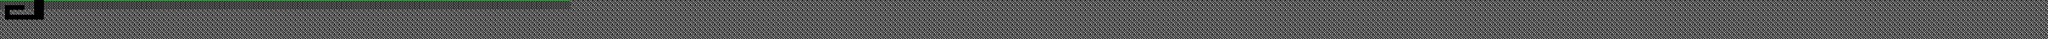

Below is a game level as drawn by its tile map, then a one-line description and the .tmx file that defines it, in full:
An orthogonal 420x8 tile map with 16x16 px tiles, 1 tile layer (Tile Layer 1) and 1 object.

<map version="1.10" tiledversion="1.11.0" orientation="orthogonal" renderorder="right-down" width="420" height="8" tilewidth="16" tileheight="16" infinite="0" nextlayerid="2" nextobjectid="1">
 <editorsettings>
  <export target="groundTiles.json" format="json" />
 </editorsettings>
 <tileset firstgid="1" name="Blocks" tilewidth="16" tileheight="16" tilecount="8" columns="4">
  <image source="Blocks.png" width="64" height="32" />
  <tile id="0">
   <objectgroup draworder="index" id="3">
    <object id="2" x="0" y="0" width="16" height="16" />
   </objectgroup>
  </tile>
 </tileset>
 <layer id="1" name="Tile Layer 1" width="420" height="8">
  <data encoding="csv">
1,1,1,1,1,1,1,0,0,1,1,1,1,1,1,1,1,1,1,1,1,1,1,1,1,1,1,1,1,1,1,1,1,1,1,1,1,1,1,1,1,1,1,1,1,1,1,1,1,1,1,1,1,1,1,1,1,1,1,1,1,1,1,1,1,1,1,1,1,1,1,1,1,1,1,1,1,1,1,1,1,1,1,1,1,1,1,1,1,1,1,1,1,1,1,1,1,1,1,1,1,1,1,1,1,1,1,1,1,1,1,1,1,1,1,1,1,3,3,3,3,3,3,3,3,3,3,3,3,3,3,3,3,3,3,3,3,3,3,3,3,3,3,3,3,3,3,3,3,3,3,3,3,3,3,3,3,3,3,3,3,3,3,3,3,3,3,3,3,3,3,3,3,3,3,3,3,3,3,3,3,3,3,3,3,3,3,3,3,3,3,3,3,3,3,3,3,3,3,3,3,3,3,3,3,3,3,3,3,3,3,3,3,3,3,3,3,3,3,3,3,3,3,3,3,3,3,3,3,3,3,3,3,3,3,3,3,3,3,3,3,3,3,3,3,3,3,3,3,3,3,3,3,3,3,3,3,3,3,3,3,3,3,3,3,3,3,3,3,3,3,3,3,3,3,3,3,3,3,3,3,3,3,3,3,3,3,3,3,3,3,3,3,3,3,3,3,3,3,3,3,3,3,3,3,3,3,3,3,3,3,3,3,3,3,3,3,3,3,3,3,3,3,3,3,3,3,3,3,3,3,3,3,3,3,3,3,3,3,3,3,3,3,3,3,3,3,3,3,3,3,3,3,3,3,3,3,3,3,3,3,3,3,3,3,3,3,3,3,3,3,3,3,3,3,3,3,3,3,3,3,3,3,3,3,3,3,3,3,3,3,3,3,3,3,3,3,3,3,3,3,3,3,3,3,3,3,3,3,3,3,3,3,3,3,3,3,3,3,3,
5,0,0,0,0,5,5,0,0,5,5,5,5,5,5,5,5,5,5,5,5,5,5,5,5,5,5,5,5,5,5,5,5,5,5,5,5,5,5,5,5,5,5,5,5,5,5,5,5,5,5,5,5,5,5,5,5,5,5,5,5,5,5,5,5,5,5,5,5,5,5,5,5,5,5,5,5,5,5,5,5,5,5,5,5,5,5,5,5,5,5,5,5,5,5,5,5,5,5,5,5,5,5,5,5,5,5,5,5,5,5,5,5,5,5,5,5,3,3,3,3,3,3,3,3,3,3,3,3,3,3,3,3,3,3,3,3,3,3,3,3,3,3,3,3,3,3,3,3,3,3,3,3,3,3,3,3,3,3,3,3,3,3,3,3,3,3,3,3,3,3,3,3,3,3,3,3,3,3,3,3,3,3,3,3,3,3,3,3,3,3,3,3,3,3,3,3,3,3,3,3,3,3,3,3,3,3,3,3,3,3,3,3,3,3,3,3,3,3,3,3,3,3,3,3,3,3,3,3,3,3,3,3,3,3,3,3,3,3,3,3,3,3,3,3,3,3,3,3,3,3,3,3,3,3,3,3,3,3,3,3,3,3,3,3,3,3,3,3,3,3,3,3,3,3,3,3,3,3,3,3,3,3,3,3,3,3,3,3,3,3,3,3,3,3,3,3,3,3,3,3,3,3,3,3,3,3,3,3,3,3,3,3,3,3,3,3,3,3,3,3,3,3,3,3,3,3,3,3,3,3,3,3,3,3,3,3,3,3,3,3,3,3,3,3,3,3,3,3,3,3,3,3,3,3,3,3,3,3,3,3,3,3,3,3,3,3,3,3,3,3,3,3,3,3,3,3,3,3,3,3,3,3,3,3,3,3,3,3,3,3,3,3,3,3,3,3,3,3,3,3,3,3,3,3,3,3,3,3,3,3,3,3,3,3,3,3,3,3,3,
3,0,3,3,3,3,3,0,0,3,3,3,3,3,3,3,3,3,3,3,3,3,3,3,3,3,3,3,3,3,3,3,3,3,3,3,3,3,3,3,3,3,3,3,3,3,3,3,3,3,3,3,3,3,3,3,3,3,3,3,3,3,3,3,3,3,3,3,3,3,3,3,3,3,3,3,3,3,3,3,3,3,3,3,3,3,3,3,3,3,3,3,3,3,3,3,3,3,3,3,3,3,3,3,3,3,3,3,3,3,3,3,3,3,3,3,3,3,3,3,3,3,3,3,3,3,3,3,3,3,3,3,3,3,3,3,3,3,3,3,3,3,3,3,3,3,3,3,3,3,3,3,3,3,3,3,3,3,3,3,3,3,3,3,3,3,3,3,3,3,3,3,3,3,3,3,3,3,3,3,3,3,3,3,3,3,3,3,3,3,3,3,3,3,3,3,3,3,3,3,3,3,3,3,3,3,3,3,3,3,3,3,3,3,3,3,3,3,3,3,3,3,3,3,3,3,3,3,3,3,3,3,3,3,3,3,3,3,3,3,3,3,3,3,3,3,3,3,3,3,3,3,3,3,3,3,3,3,3,3,3,3,3,3,3,3,3,3,3,3,3,3,3,3,3,3,3,3,3,3,3,3,3,3,3,3,3,3,3,3,3,3,3,3,3,3,3,3,3,3,3,3,3,3,3,3,3,3,3,3,3,3,3,3,3,3,3,3,3,3,3,3,3,3,3,3,3,3,3,3,3,3,3,3,3,3,3,3,3,3,3,3,3,3,3,3,3,3,3,3,3,3,3,3,3,3,3,3,3,3,3,3,3,3,3,3,3,3,3,3,3,3,3,3,3,3,3,3,3,3,3,3,3,3,3,3,3,3,3,3,3,3,3,3,3,3,3,3,3,3,3,3,3,3,3,3,3,3,3,3,3,3,3,3,3,3,3,3,3,3,
3,0,0,0,0,0,0,0,0,3,3,3,3,3,3,3,3,3,3,3,3,3,3,3,3,3,3,3,3,3,3,3,3,3,3,3,3,3,3,3,3,3,3,3,3,3,3,3,3,3,3,3,3,3,3,3,3,3,3,3,3,3,3,3,3,3,3,3,3,3,3,3,3,3,3,3,3,3,3,3,3,3,3,3,3,3,3,3,3,3,3,3,3,3,3,3,3,3,3,3,3,3,3,3,3,3,3,3,3,3,3,3,3,3,3,3,3,3,3,3,3,3,3,3,3,3,3,3,3,3,3,3,3,3,3,3,3,3,3,3,3,3,3,3,3,3,3,3,3,3,3,3,3,3,3,3,3,3,3,3,3,3,3,3,3,3,3,3,3,3,3,3,3,3,3,3,3,3,3,3,3,3,3,3,3,3,3,3,3,3,3,3,3,3,3,3,3,3,3,3,3,3,3,3,3,3,3,3,3,3,3,3,3,3,3,3,3,3,3,3,3,3,3,3,3,3,3,3,3,3,3,3,3,3,3,3,3,3,3,3,3,3,3,3,3,3,3,3,3,3,3,3,3,3,3,3,3,3,3,3,3,3,3,3,3,3,3,3,3,3,3,3,3,3,3,3,3,3,3,3,3,3,3,3,3,3,3,3,3,3,3,3,3,3,3,3,3,3,3,3,3,3,3,3,3,3,3,3,3,3,3,3,3,3,3,3,3,3,3,3,3,3,3,3,3,3,3,3,3,3,3,3,3,3,3,3,3,3,3,3,3,3,3,3,3,3,3,3,3,3,3,3,3,3,3,3,3,3,3,3,3,3,3,3,3,3,3,3,3,3,3,3,3,3,3,3,3,3,3,3,3,3,3,3,3,3,3,3,3,3,3,3,3,3,3,3,3,3,3,3,3,3,3,3,3,3,3,3,3,3,3,3,3,3,3,3,3,3,3,3,
3,3,3,3,3,3,3,3,3,3,3,3,3,3,3,3,3,3,3,3,3,3,3,3,3,3,3,3,3,3,3,3,3,3,3,3,3,3,3,3,3,3,3,3,3,3,3,3,3,3,3,3,3,3,3,3,3,3,3,3,3,3,3,3,3,3,3,3,3,3,3,3,3,3,3,3,3,3,3,3,3,3,3,3,3,3,3,3,3,3,3,3,3,3,3,3,3,3,3,3,3,3,3,3,3,3,3,3,3,3,3,3,3,3,3,3,3,3,3,3,3,3,3,3,3,3,3,3,3,3,3,3,3,3,3,3,3,3,3,3,3,3,3,3,3,3,3,3,3,3,3,3,3,3,3,3,3,3,3,3,3,3,3,3,3,3,3,3,3,3,3,3,3,3,3,3,3,3,3,3,3,3,3,3,3,3,3,3,3,3,3,3,3,3,3,3,3,3,3,3,3,3,3,3,3,3,3,3,3,3,3,3,3,3,3,3,3,3,3,3,3,3,3,3,3,3,3,3,3,3,3,3,3,3,3,3,3,3,3,3,3,3,3,3,3,3,3,3,3,3,3,3,3,3,3,3,3,3,3,3,3,3,3,3,3,3,3,3,3,3,3,3,3,3,3,3,3,3,3,3,3,3,3,3,3,3,3,3,3,3,3,3,3,3,3,3,3,3,3,3,3,3,3,3,3,3,3,3,3,3,3,3,3,3,3,3,3,3,3,3,3,3,3,3,3,3,3,3,3,3,3,3,3,3,3,3,3,3,3,3,3,3,3,3,3,3,3,3,3,3,3,3,3,3,3,3,3,3,3,3,3,3,3,3,3,3,3,3,3,3,3,3,3,3,3,3,3,3,3,3,3,3,3,3,3,3,3,3,3,3,3,3,3,3,3,3,3,3,3,3,3,3,3,3,3,3,3,3,3,3,3,3,3,3,3,3,3,3,3,3,
3,3,3,3,3,3,3,3,3,3,3,3,3,3,3,3,3,3,3,3,3,3,3,3,3,3,3,3,3,3,3,3,3,3,3,3,3,3,3,3,3,3,3,3,3,3,3,3,3,3,3,3,3,3,3,3,3,3,3,3,3,3,3,3,3,3,3,3,3,3,3,3,3,3,3,3,3,3,3,3,3,3,3,3,3,3,3,3,3,3,3,3,3,3,3,3,3,3,3,3,3,3,3,3,3,3,3,3,3,3,3,3,3,3,3,3,3,3,3,3,3,3,3,3,3,3,3,3,3,3,3,3,3,3,3,3,3,3,3,3,3,3,3,3,3,3,3,3,3,3,3,3,3,3,3,3,3,3,3,3,3,3,3,3,3,3,3,3,3,3,3,3,3,3,3,3,3,3,3,3,3,3,3,3,3,3,3,3,3,3,3,3,3,3,3,3,3,3,3,3,3,3,3,3,3,3,3,3,3,3,3,3,3,3,3,3,3,3,3,3,3,3,3,3,3,3,3,3,3,3,3,3,3,3,3,3,3,3,3,3,3,3,3,3,3,3,3,3,3,3,3,3,3,3,3,3,3,3,3,3,3,3,3,3,3,3,3,3,3,3,3,3,3,3,3,3,3,3,3,3,3,3,3,3,3,3,3,3,3,3,3,3,3,3,3,3,3,3,3,3,3,3,3,3,3,3,3,3,3,3,3,3,3,3,3,3,3,3,3,3,3,3,3,3,3,3,3,3,3,3,3,3,3,3,3,3,3,3,3,3,3,3,3,3,3,3,3,3,3,3,3,3,3,3,3,3,3,3,3,3,3,3,3,3,3,3,3,3,3,3,3,3,3,3,3,3,3,3,3,3,3,3,3,3,3,3,3,3,3,3,3,3,3,3,3,3,3,3,3,3,3,3,3,3,3,3,3,3,3,3,3,3,3,3,3,3,3,3,3,3,
3,3,3,3,3,3,3,3,3,3,3,3,3,3,3,3,3,3,3,3,3,3,3,3,3,3,3,3,3,3,3,3,3,3,3,3,3,3,3,3,3,3,3,3,3,3,3,3,3,3,3,3,3,3,3,3,3,3,3,3,3,3,3,3,3,3,3,3,3,3,3,3,3,3,3,3,3,3,3,3,3,3,3,3,3,3,3,3,3,3,3,3,3,3,3,3,3,3,3,3,3,3,3,3,3,3,3,3,3,3,3,3,3,3,3,3,3,3,3,3,3,3,3,3,3,3,3,3,3,3,3,3,3,3,3,3,3,3,3,3,3,3,3,3,3,3,3,3,3,3,3,3,3,3,3,3,3,3,3,3,3,3,3,3,3,3,3,3,3,3,3,3,3,3,3,3,3,3,3,3,3,3,3,3,3,3,3,3,3,3,3,3,3,3,3,3,3,3,3,3,3,3,3,3,3,3,3,3,3,3,3,3,3,3,3,3,3,3,3,3,3,3,3,3,3,3,3,3,3,3,3,3,3,3,3,3,3,3,3,3,3,3,3,3,3,3,3,3,3,3,3,3,3,3,3,3,3,3,3,3,3,3,3,3,3,3,3,3,3,3,3,3,3,3,3,3,3,3,3,3,3,3,3,3,3,3,3,3,3,3,3,3,3,3,3,3,3,3,3,3,3,3,3,3,3,3,3,3,3,3,3,3,3,3,3,3,3,3,3,3,3,3,3,3,3,3,3,3,3,3,3,3,3,3,3,3,3,3,3,3,3,3,3,3,3,3,3,3,3,3,3,3,3,3,3,3,3,3,3,3,3,3,3,3,3,3,3,3,3,3,3,3,3,3,3,3,3,3,3,3,3,3,3,3,3,3,3,3,3,3,3,3,3,3,3,3,3,3,3,3,3,3,3,3,3,3,3,3,3,3,3,3,3,3,3,3,3,3,3,3,
3,3,3,3,3,3,3,3,3,3,3,3,3,3,3,3,3,3,3,3,3,3,3,3,3,3,3,3,3,3,3,3,3,3,3,3,3,3,3,3,3,3,3,3,3,3,3,3,3,3,3,3,3,3,3,3,3,3,3,3,3,3,3,3,3,3,3,3,3,3,3,3,3,3,3,3,3,3,3,3,3,3,3,3,3,3,3,3,3,3,3,3,3,3,3,3,3,3,3,3,3,3,3,3,3,3,3,3,3,3,3,3,3,3,3,3,3,3,3,3,3,3,3,3,3,3,3,3,3,3,3,3,3,3,3,3,3,3,3,3,3,3,3,3,3,3,3,3,3,3,3,3,3,3,3,3,3,3,3,3,3,3,3,3,3,3,3,3,3,3,3,3,3,3,3,3,3,3,3,3,3,3,3,3,3,3,3,3,3,3,3,3,3,3,3,3,3,3,3,3,3,3,3,3,3,3,3,3,3,3,3,3,3,3,3,3,3,3,3,3,3,3,3,3,3,3,3,3,3,3,3,3,3,3,3,3,3,3,3,3,3,3,3,3,3,3,3,3,3,3,3,3,3,3,3,3,3,3,3,3,3,3,3,3,3,3,3,3,3,3,3,3,3,3,3,3,3,3,3,3,3,3,3,3,3,3,3,3,3,3,3,3,3,3,3,3,3,3,3,3,3,3,3,3,3,3,3,3,3,3,3,3,3,3,3,3,3,3,3,3,3,3,3,3,3,3,3,3,3,3,3,3,3,3,3,3,3,3,3,3,3,3,3,3,3,3,3,3,3,3,3,3,3,3,3,3,3,3,3,3,3,3,3,3,3,3,3,3,3,3,3,3,3,3,3,3,3,3,3,3,3,3,3,3,3,3,3,3,3,3,3,3,3,3,3,3,3,3,3,3,3,3,3,3,3,3,3,3,3,3,3,3,3,3,3,3,3,3,3,3
</data>
 </layer>
</map>